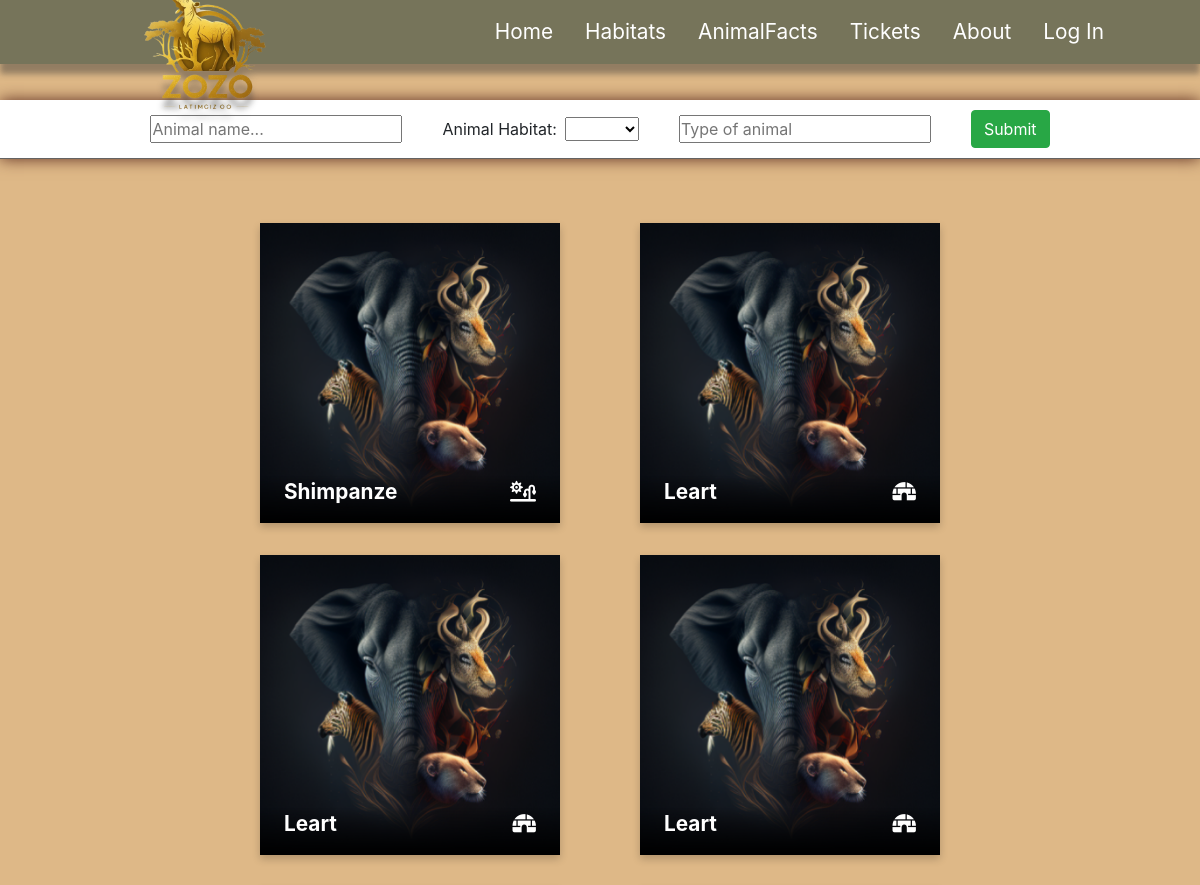
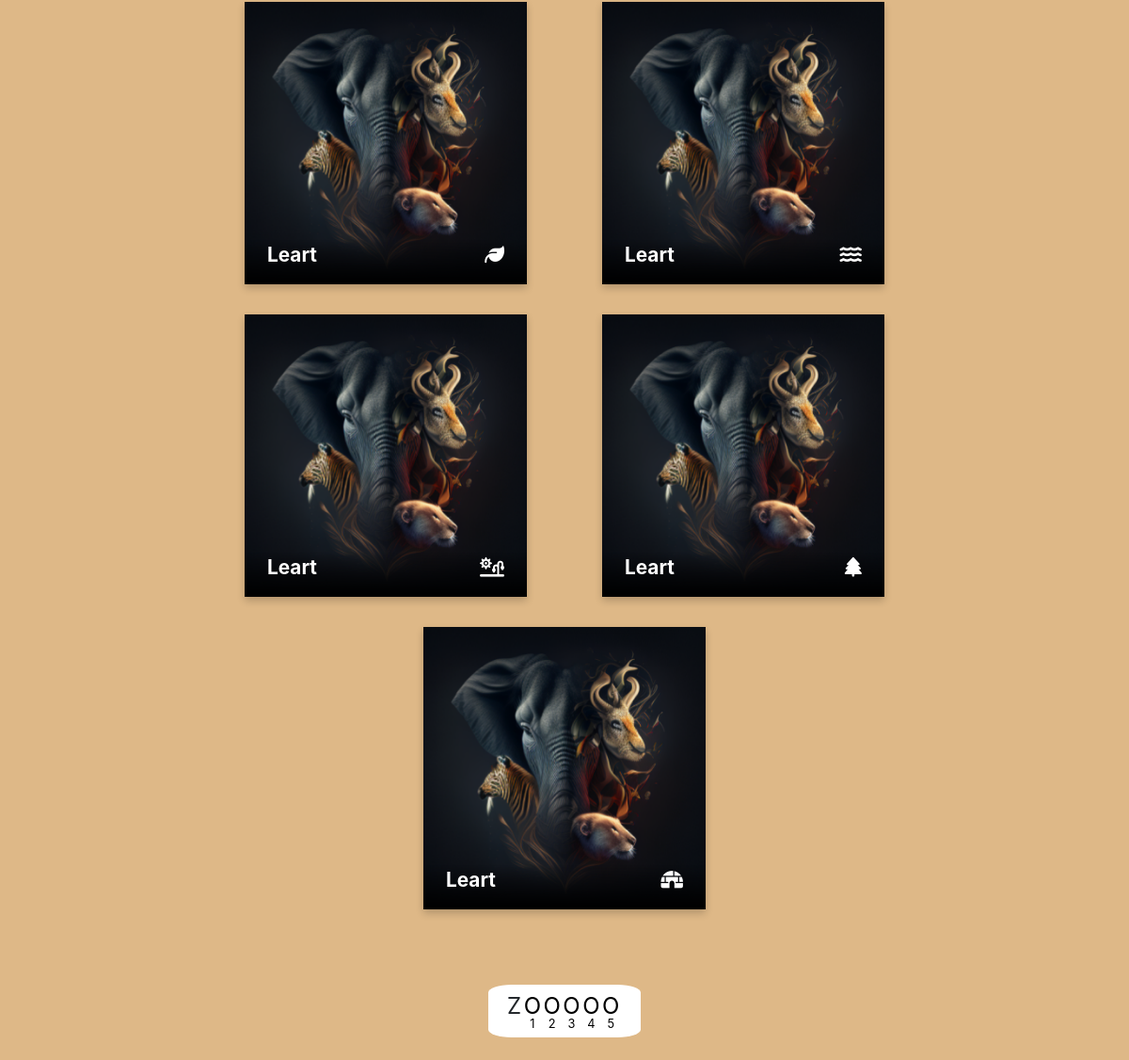
The app's page /pages/animals-user.php with its own data (2 pictures, top to bottom).
### tables this page shows
CREATE TABLE `animals` (
  `id` int(20) NOT NULL,
  `name` varchar(30) NOT NULL,
  `type` varchar(30) NOT NULL,
  `age` int(11) NOT NULL,
  `description` text NOT NULL,
  `habitat` varchar(20) NOT NULL,
  `vet_help` int(11) NOT NULL,
  `food_time` varchar(25) NOT NULL,
  `water_time` varchar(25) NOT NULL,
  `clean_time` int(11) NOT NULL
);

### pages/animals-user.php (the view, shortened to what this page needs)
<!DOCTYPE html>
<html lang="en">
<head>
    <link rel="stylesheet" href="https://cdn.jsdelivr.net/npm/bootstrap@4.0.0/dist/css/bootstrap.min.css">
    <link rel="stylesheet" href="../style.css">
</head>
<body id="animals-user-body" style="background-color: burlywood;">
    <div class="animals_panel" id="topOfPage">
    <nav class="nav">
        <img src="../media/logo.png" id="logo" />
        <div class="nav-items">
            <div class="nav-item"><a href="../index.php">Home</a></div>
            <div class="nav-item"><a href="../pages/habitatMap.php">Habitats</a></div>
            <div class="nav-item"><a href="../pages/animalFacts.php">AnimalFacts</a></div>
            <div class="nav-item"><a href="../pages/ticket.php">Tickets</a></div>
            <div class="nav-item"><a href="../pages/about.php">About</a></div>
            <?php
                if (isset($_COOKIE['logged'])) {
                    $user_fname = $_SESSION['user_fname'];
                    $user_power = $_SESSION['user_power'];
                    switch ($user_power) {
                        case "User":
                            echo "<i class='user-icon user fa-solid fa-user'></i>";
                            break;
                        case "Helper":
                            echo "<i class='user-icon helper fa-solid fa-shield-halved'></i>";
                            break;
                        case "Admin":
                            echo "<i class='user-icon admin fa-solid fa-crown'></i>";
                            break;
                    }
                    echo "<div class='nav-item'><a href='../pages/account.php'>$user_fname</a></div>";
                }
                else
                    echo '<div class="nav-item"><a href="../pages/signup.php">Log In</a></div>';
            ?>
        </div>
    </nav>
        <div class="animals-main-panel">
            <form class="search-bar" action="" method="get" autocomplete="off">
                <div style="display: flex; align-items: center;">
                    <p style="margin-bottom: 0; margin-right: 0.5rem;">Animal Habitat:</p>
                    <select name="map" id="map">
                        <option value=""></option>
                        <option value="ocean">Ocean</option>
                    </select>
                </div>
                <div>
                    <input list="types" id="type" name="type" placeholder="Type of animal">
                </div>
                <input class="btn btn-success" type="submit" value="Submit">
            </form>
            <div class="results">
                <?php
                    $servername = "localhost";
                    $username = "root";
                    $password = "";
                    $conn = mysqli_connect($servername, $username, $password, 'zoo');
                    function addCard($id, $animalName, $habitat, $animalType, $animalAge, $description){
                        switch($habitat){
                            case "Forest":
                                $icon = '<i class="fa-solid fa-tree"></i>';
                                break;
                            case "Jungle":
                                $icon = '<i class="fa-solid fa-leaf"></i>';
                                break;
                            case "Arctic":
                                $icon = '<i class="fa-solid fa-igloo"></i>';
                                break;
                            case "Desert":
                                $icon = '<i class="fa-solid fa-sun-plant-wilt"></i>';
                                break;
                            case "Ocean":
                                $icon = '<i class="fa-solid fa-water"></i>';
                                break;
                        }
                        echo <<<"EOD"
                        <a id="linkNr$id" class="card-container" href="viewAnimal.php?id=$id" style="align-items:center; margin-top: 0;">
                            <div class="flip-card">
                                <div class="flip-card-inner">
                                    <div class="flip-card-front">
                                        <div class="overtext">
                                            <p><strong>$animalName</strong></p>
                                            <p class="habitat-icon">$icon</p>
                                        </div>
                                        <img class="flipcard-image" src="../media/flipcard_sample.png">
                                    </div>
                                    <div class="flip-card-back">
                                        <div class="flipback-header">
                                            <div class="name">
                                                <div style="font-size: 1.5rem; margin-bottom: -5px;"><strong>$animalName</strong></div>
                                                <div class="type-kitty">$animalType</div>
                                            </div>
                                            <div class="age">
                                                <div class="age-nr"><strong>$animalAge</strong></div>
                                                <div class="yrs">years old</div>
                                            </div>
                                        </div>
                                        <div class="flipback-rest">
                                            <p>From the $habitat</p>
                                            <p>$description</p>
                                        </div>
                                    </div>
                                </div>
                            </div>
                        </a>
                        EOD;
                    }
                    $sql = 'SELECT * FROM animals ';
                    $result = mysqli_query($conn, $sql);
                    if (mysqli_num_rows($result) > 0) {
                        while ($row = mysqli_fetch_assoc($result)) {
                            addCard($row['id'], $row['name'], $row['habitat'], $row['type'], $row['age'], $row['description']);
                        }
                    }else{
                        echo "0 results";
                    }
                ?>
            </div>
            <br><br>
            <div class="pagenation" id="pagenation" aria-label="breadcrumb">
            </div>
            <br>
        </div>
    </div>
</body>
</html>

### style.css (style rules this page uses)
* { margin: 0px; padding: 0px; box-sizing: border-box; }
.nav { position: absolute; z-index: 99; background-color: #76745a54; width: 100%; height: 8vh; filter: drop-shadow(0px 10px 3px rgba(54, 54, 54, 0.452)); position: absolute; display: flex; align-items: center; justify-content: flex-end; padding: 0 5rem; transition: ease-in-out 0.2s; user-select: none; }
.nav-items { display: flex; align-items: center; justify-self: flex-end; }
.nav-item { color: white; font-size: 1.3rem; padding: 0 1rem; }
.nav-item a { text-decoration: none; color: white; }
#logo { width: 13.5%; position: absolute; left: 125px; top: -30px; }
.animals_panel { width: 100%; background-position: center; background-size: cover; display: flex; flex-direction: column; align-items: center; }
.search-bar { border-bottom: 1px solid rgb(100, 99, 99); box-shadow: 5px 0px 8px #747974; display: flex; align-items: center; justify-content: center; flex-wrap: wrap; width: 100%; background-color: white; padding: 10px; box-shadow: 0px 0px 15px rgb(94,46,33); }
.search-bar>* { margin-left: 20px; margin-right: 20px; }
.pagenation { margin-top: 2rem; margin-bottom: 0 !important; }
html { scroll-behavior: smooth; }
.flip-card { background-color: transparent; width: 300px; height: 300px; perspective: 1000px; }
.flip-card-inner { position: relative; width: 100%; height: 100%; text-align: center; transition: transform 0.6s; transform-style: preserve-3d; box-shadow: 0 4px 8px 0 rgba(0,0,0,0.2); }
.flip-card-front, .flip-card-back { position: absolute; width: 100%; height: 100%; -webkit-backface-visibility: hidden; backface-visibility: hidden; }
.flip-card-front { background-color: #bbb; color: black; }
.flip-card-back { background-color: rgb(116,103,89); color: white; transform: rotateY(180deg); overflow-x: hidden; overflow-y: auto; }
.flipback-rest { padding: 20px; }
.animals-main-panel { margin-top: 100px; display: flex; flex-direction: column; justify-content: center; align-items: center; }
.results { width: 70%; display: flex; flex-wrap: wrap; justify-content: space-evenly; margin-top: 2rem; }
.flipcard-image { width: 100%; height: 100%; }
.flipback-header { display: flex; justify-content: space-between; padding: 20px; background-color: rgb(87, 77, 67); align-items: center; }
.age { width: 30%; display: flex; justify-content: center; }
.age-nr { font-size: 2rem; }
.yrs { font-size: 0.7rem; align-items: center; display: inherit; margin-left: 5px; }
.overtext { position: absolute; z-index: 999; background-image: linear-gradient(transparent, black); width: 100%; color: white; font-size: 1.3rem; bottom: 0px; padding: 0 1.5rem; display: flex; justify-content: space-between; align-items: center; }
.type-kitty { font-size: 0.7rem; float: left; margin-bottom: -50px; }
.card-container { margin-top: 2rem !important; }

### records on screen
animals: name "Shimpanze", habitat "Desert" (drawn)
animals: name "Leart", habitat "Arctic" (drawn)
animals: name "Leart", habitat "Arctic" (drawn)
animals: name "Leart", habitat "Arctic" (drawn)
animals: name "Leart", habitat "Jungle" (drawn)
animals: name "Leart", habitat "Ocean" (drawn)
animals: name "Leart", habitat "Desert" (drawn)
animals: name "Leart", habitat "Forest" (drawn)
animals: name "Leart", habitat "Arctic" (drawn)
